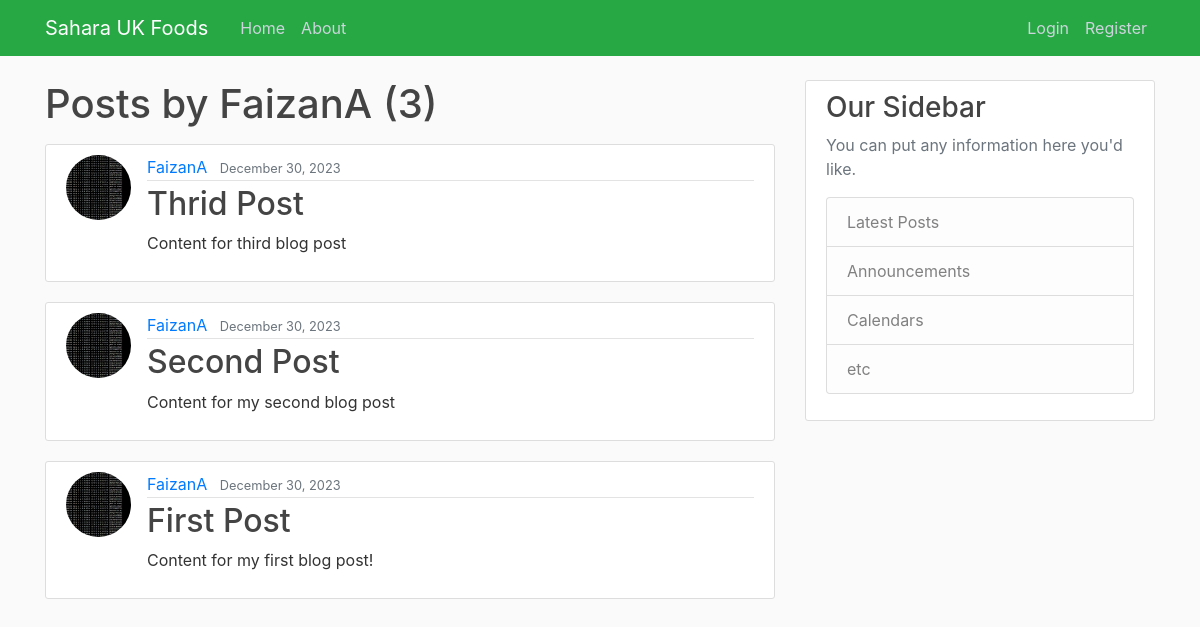
Page /user/FaizanA on the earlier database version.
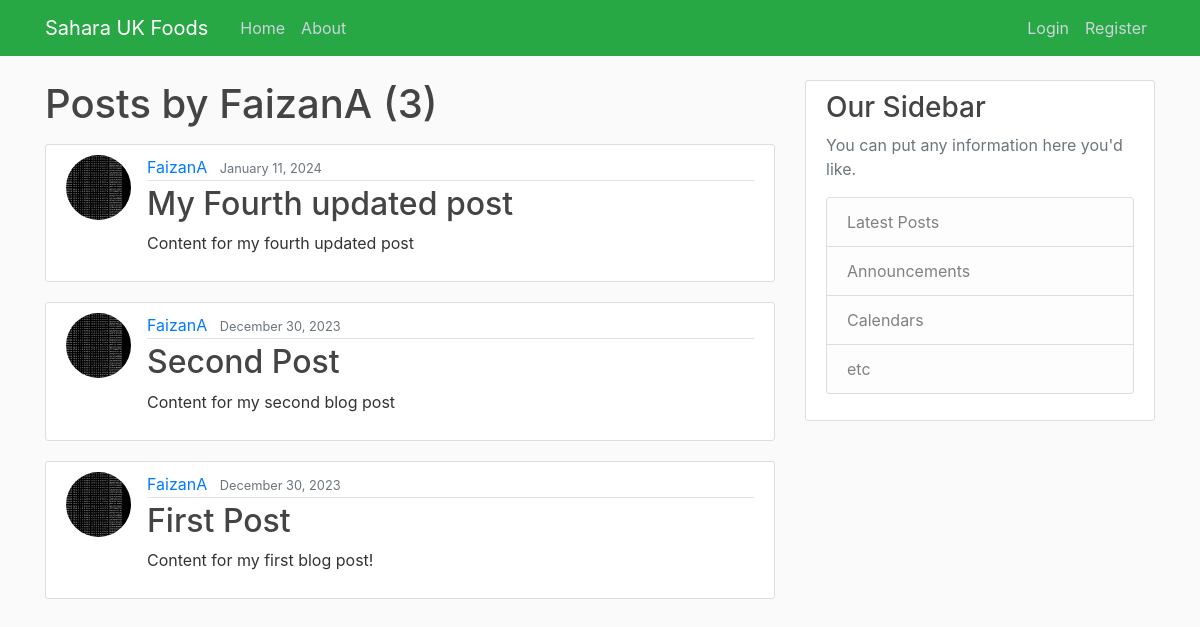
Same page on the later database version.
### blog/models.py (models this page shows, shortened)
class Post(models.Model):
    title = models.CharField(max_length = 100)
    content = models.TextField()
    date_posted = models.DateTimeField(default = timezone.now)
    author = models.ForeignKey(User, on_delete = models.CASCADE)

### users/models.py (models this page shows, shortened)
class Profile(models.Model):
    user = models.OneToOneField(User, on_delete=models.CASCADE)
    image = models.ImageField(default='default.jpg', upload_to='profile_pics')

### blog/views.py (the view)
# urls.py: path('user/<str:username>', UserPostListView.as_view(), name= 'user-post'), #user_post.html
class UserPostListView(ListView):
    model = Post # what model to query in order to create the list
    template_name = 'blog/user_post.html' # by default it is: <app>/<model>_<viewtype>.html
    context_object_name = 'posts' # by default the list view is going to call the variable object list instead of posts
    paginate_by = 5
    def get_queryset(self):
        user = get_object_or_404(User, username=self.kwargs.get('username'))
        return Post.objects.filter(author=user).order_by('-date_posted')

### blog/templates/blog/user_post.html (shortened to what this page needs)
{% extends 'blog/base.html' %}
{% block content %}
    <h1 class="mb-3">Posts by {{ view.kwargs.username }} ({{page_obj.paginator.count}})</h1>
    {% for post in posts %}
    <article class="media content-section">
      <img class="rounded-circle article-img" src="{{post.author.profile.image.url}}">
        <div class="media-body">
          <div class="article-metadata">
            <a class="mr-2" href="{%url 'user-post' post.author.username%}">{{ post.author }}</a>
            <small class="text-muted">{{ post.date_posted | date:"F d, Y"}}</small>
          </div>
          <h2><a class="article-title" href="{% url 'post-detail' post.id %}">{{ post.title }}</a></h2>
          <p class="article-content">{{ post.content }}</p>
        </div>
    </article>
    {% endfor %}
{% endblock content %}

Differences in the rows shown:
removed Post: author.profile.image (picture), author "FaizanA", date_posted "December 30, 2023", title "Thrid Post", content "Content for third blog post"
added Post: author.profile.image (picture), author "FaizanA", date_posted "January 11, 2024", title "My Fourth updated post", content "Content for my fourth updated post"
